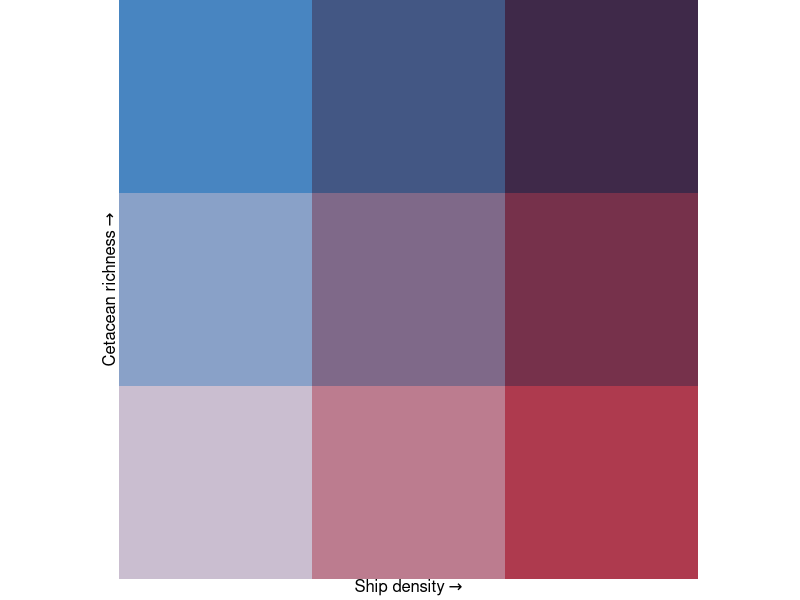

This figure's R source: (Note: this script raises an error after producing the figure.)
################################################################################
#                       Bivariate Choropleth Maps
################################################################################

#FMestre
#30-09-2024

#Load packages
library(data.table)
library(terra)
library(classInt)
library(patchwork)
library(ggplot2)
library(cowplot)
library(rnaturalearth)
library(rnaturalearthdata)

#Required functions

#adapted from:
#https://gist.github.com/scbrown86/2779137a9378df7b60afd23e0c45c188#file-bivarrasterplot-r

colmat <- function(nbreaks = 3, breakstyle = "quantile",
                   upperleft = "#0096EB", upperright = "#820050", 
                   bottomleft = "#BEBEBE", bottomright = "#FFE60F",
                   xlab = "x label", ylab = "y label", plotLeg = TRUE,
                   saveLeg = FALSE) {
  # Load required libraries
  library(terra)
  require(ggplot2)
  require(classInt)
  require(data.table)
  
  if (breakstyle == "sd") {
    warning("SD breaks style cannot be used.\nWill not always return the correct number of breaks.\nSee classInt::classIntervals() for details.\nResetting to quantile",
            call. = FALSE, immediate. = FALSE)
    breakstyle <- "quantile"
  }
  
  my.data <- seq(0, 1, .01)
  my.class <- classInt::classIntervals(my.data, n = nbreaks, style = breakstyle)
  my.pal.1 <- classInt::findColours(my.class, c(upperleft, bottomleft))
  my.pal.2 <- classInt::findColours(my.class, c(upperright, bottomright))
  
  col.matrix <- matrix(nrow = 101, ncol = 101, NA)
  
  for (i in 1:101) {
    my.col <- c(paste(my.pal.1[i]), paste(my.pal.2[i]))
    col.matrix[102 - i, ] <- classInt::findColours(my.class, my.col)
  }
  
  # Convert the matrix into a data.table for plotting
  col.matrix.dt <- as.data.table(as.data.frame(col.matrix))
  col.matrix.dt[, Y := .I]  # Create a Y column as row number
  
  # Melt the data.table to long format
  col.matrix.dt <- melt(col.matrix.dt, id.vars = "Y", variable.name = "X", value.name = "HEXCode")
  
  # Convert X to integer by removing the "V" from the column names
  col.matrix.dt[, X := as.integer(sub("V", "", X))]
  
  # Remove duplicates and reverse the Y column
  col.matrix.dt <- col.matrix.dt[!duplicated(HEXCode)]
  col.matrix.dt[, Y := rev(Y)]
  
  # Adjust X and Y for plotting
  col.matrix.dt[, `:=`(Y = rep(1:nbreaks, each = nbreaks), X = rep(1:nbreaks, times = nbreaks))]
  col.matrix.dt[, UID := .I]  # Create a UID column
  
  # Plot the legend if needed
  if (plotLeg) {
    p <- ggplot(col.matrix.dt, aes(X, Y, fill = HEXCode)) +
      geom_tile() +
      scale_fill_identity() +
      coord_equal(expand = FALSE) +
      theme_void() +
      theme(aspect.ratio = 1,
            axis.title = element_text(size = 12, colour = "black", hjust = 0.5, vjust = 1),
            axis.title.y = element_text(angle = 90, hjust = 0.5)) +
      xlab(bquote(.(xlab) ~  symbol("\256"))) +
      ylab(bquote(.(ylab) ~  symbol("\256")))
    
    print(p)
    assign("BivLegend", p, envir = .GlobalEnv)
  }
  
  # Save the legend if required
  if (saveLeg) {
    ggsave(filename = "bivLegend.pdf", plot = p, device = "pdf",
           path = "./", width = 4, height = 4, units = "in", dpi = 300)
  }
  
  seqs <- seq(0, 100, length.out = nbreaks + 1)
  seqs[1] <- 1
  col.matrix <- col.matrix[seqs, seqs]
  
  attr(col.matrix, "breakstyle") <- breakstyle
  attr(col.matrix, "nbreaks") <- nbreaks
  
  return(col.matrix)
}


bivariate.map <- function(rasterx, rastery, colourmatrix = col.matrix,
                          export.colour.matrix = TRUE,
                          outname = paste0("colMatrix_rasValues", names(rasterx))) {
  # Load required libraries
  require(terra)
  require(classInt)
  
  # Export colour matrix to a data.frame in the global environment if specified
  quanx <- values(rasterx)
  tempx <- data.frame(quanx = quanx, quantile = rep(NA, length(quanx)))
  brks <- with(tempx, classIntervals(quanx,
                                     n = attr(colourmatrix, "nbreaks"),
                                     style = attr(colourmatrix, "breakstyle"))$brks)
  
  # Add small noise to breaks
  brks[-1] <- brks[-1] + seq_along(brks[-1]) * .Machine$double.eps
  r1 <- within(tempx, quantile <- cut(quanx,
                                      breaks = brks,
                                      labels = 2:length(brks),
                                      include.lowest = TRUE))
  quantr <- data.frame(r1[, 2])
  
  quany <- values(rastery)
  tempy <- data.frame(quany = quany, quantile = rep(NA, length(quany)))
  brksy <- with(tempy, classIntervals(quany,
                                      n = attr(colourmatrix, "nbreaks"),
                                      style = attr(colourmatrix, "breakstyle"))$brks)
  
  brksy[-1] <- brksy[-1] + seq_along(brksy[-1]) * .Machine$double.eps
  r2 <- within(tempy, quantile <- cut(quany,
                                      breaks = brksy,
                                      labels = 2:length(brksy),
                                      include.lowest = TRUE))
  quantr2 <- data.frame(r2[, 2])
  
  as.numeric.factor <- function(x) {
    as.numeric(levels(x))[x]
  }
  
  col.matrix2 <- colourmatrix
  cn <- unique(colourmatrix)
  
  for (i in 1:length(col.matrix2)) {
    ifelse(is.na(col.matrix2[i]),
           col.matrix2[i] <- 1, 
           col.matrix2[i] <- which(col.matrix2[i] == cn)[1]
    )
  }
  
  # Export the colour matrix to data.frame in the global environment
  if (export.colour.matrix) {
    exportCols <- as.data.frame(cbind(
      as.vector(col.matrix2), 
      as.vector(colourmatrix), 
      t(col2rgb(as.vector(colourmatrix)))
    ))
    colnames(exportCols)[1:2] <- c("rasValue", "HEX")
    
    # Export to the global environment
    assign(
      x = outname,
      value = exportCols,
      pos = .GlobalEnv
    )
  }
  
  cols <- numeric(length(quantr[, 1]))
  
  for (i in 1:length(quantr[, 1])) {
    a <- as.numeric.factor(quantr[i, 1])
    b <- as.numeric.factor(quantr2[i, 1])
    cols[i] <- as.numeric(col.matrix2[b, a])
  }
  
  # Create a new raster from the modified values
  r <- rasterx
  values(r) <- cols  # Assign new values to raster
  
  return(r)
}

#Load world vector data
world <- ne_coastline(scale = "medium", returnclass = "sf")


################################################################################
################################################################################
# Cetaceans

# Create the colour matrix
col.matrix <- colmat(nbreaks = 3, breakstyle = "quantile",
                        xlab = "Ship density", ylab = "Cetacean richness", 
                        bottomright = "#4885C1", upperright = "#3F2949",
                        bottomleft = "#CABED0", upperleft = "#AE3A4E",
                        saveLeg = FALSE, plotLeg = TRUE)

# create the bivariate raster
all_ships_vs_cetaceans <- bivariate.map(rasterx = all_summed_resampled, rastery = cetaceans_sr_raster,
                           export.colour.matrix = FALSE,
                           colourmatrix = col.matrix)

# Convert to dataframe for plotting with ggplot
all_ships_vs_cetaceans <- setDT(as.data.frame(all_ships_vs_cetaceans, xy = TRUE))
colnames(all_ships_vs_cetaceans)[3] <- "BivValue"
all_ships_vs_cetaceans_2 <- melt(all_ships_vs_cetaceans, id.vars = c("x", "y"),
                    measure.vars = "BivValue",
                    value.name = "bivVal",
                    variable.name = "Variable")

# Create the map
map_all_ships_cetaceans <- ggplot() +  # Start with an empty ggplot
  geom_raster(data = all_ships_vs_cetaceans_2, aes(x = x, y = y, fill = bivVal)) +
  scale_fill_gradientn(colours = col.matrix, na.value = "transparent") + 
  # General theme adjustments
  theme_bw() +
  theme(text = element_text(size = 10, colour = "black")) +
  # Add world borders using geom_sf
  geom_sf(data = world, fill = NA, colour = "black", size = 0.4) +  # Outline continents only
  # Use coord_sf() to keep aspect ratio and avoid cropping the map
  coord_sf(xlim = c(-180, 180), ylim = c(-90, 90), expand = FALSE) +  # Set full limits for global view
  # Customize legend and background
  theme(legend.position = "none",
        plot.background = element_blank(),
        strip.text = element_text(size = 12, colour = "black"),
        axis.text.y = element_text(angle = 90, hjust = 0.5),
        axis.text = element_text(size = 12, colour = "black"),
        axis.title = element_text(size = 12, colour = "black")) +
  # Axis labels
  labs(x = "Longitude", y = "Latitude")

# Print the final map
map_all_ships_cetaceans

# Add the title directly to the main plot so it scales with zoom
cetaceans_ships_main_plot_with_title <- map_all_ships_cetaceans + 
  ggtitle("Ship density vs Cetacean Richness") + 
  theme(
    plot.title = element_text(
      size = 16,       # Adjust title font size
      face = "bold",   # Bold title
      hjust = 0.5      # Center the title
    )
  )

# Now, use cowplot to draw the legend in a fixed position aligned with the x-axis
final_plot_cet_ships <- ggdraw() +
  draw_plot(cetaceans_ships_main_plot_with_title) +  # Add the main plot with title
  draw_plot(
    BivLegend + theme(
      plot.background = element_rect(fill = "white", colour = NA),  # Background for the legend
      legend.title = element_text(size = 6),  # Adjust legend text size
      legend.text = element_text(size = 6)
    ), 
    x = 0.05,  # X position (left aligned)
    y = 0.15,  # Align the legend with the x-axis
    width = 0.25,  # Legend width
    height = 0.25  # Legend height
  )

# Show the final plot with a fixed legend and a title that stays visible
final_plot_cet_ships

################################################################################
################################################################################
# Sea Turtles

# Create the colour matrix
col.matrix2 <- colmat(nbreaks = 3, breakstyle = "quantile",
                     xlab = "Ship density", ylab = "Sea turtle richness", 
                     bottomright = "#4885C1", upperright = "#3F2949",
                     bottomleft = "#CABED0", upperleft = "#AE3A4E",
                     saveLeg = FALSE, plotLeg = TRUE)

# create the bivariate raster
all_ships_vs_turtles <- bivariate.map(rasterx = all_summed_resampled, rastery = testudines_sr_raster,
                                        export.colour.matrix = FALSE,
                                        colourmatrix = col.matrix2)

# Convert to dataframe for plotting with ggplot
all_ships_vs_turtles <- setDT(as.data.frame(all_ships_vs_turtles, xy = TRUE))
colnames(all_ships_vs_turtles)[3] <- "BivValue"
all_ships_vs_turtles_2 <- melt(all_ships_vs_turtles, id.vars = c("x", "y"),
                                 measure.vars = "BivValue",
                                 value.name = "bivVal",
                                 variable.name = "Variable")

# Create the map
map_all_ships_turtles <- ggplot() +  # Start with an empty ggplot
  geom_raster(data = all_ships_vs_turtles_2, aes(x = x, y = y, fill = bivVal)) +
  scale_fill_gradientn(colours = col.matrix2, na.value = "transparent") + 
  # General theme adjustments
  theme_bw() +
  theme(text = element_text(size = 10, colour = "black")) +
  # Add world borders using geom_sf
  geom_sf(data = world, fill = NA, colour = "black", size = 0.4) +  # Outline continents only
  # Use coord_sf() to keep aspect ratio and avoid cropping the map
  coord_sf(xlim = c(-180, 180), ylim = c(-90, 90), expand = FALSE) +  # Set full limits for global view
  # Customize legend and background
  theme(legend.position = "none",
        plot.background = element_blank(),
        strip.text = element_text(size = 12, colour = "black"),
        axis.text.y = element_text(angle = 90, hjust = 0.5),
        axis.text = element_text(size = 12, colour = "black"),
        axis.title = element_text(size = 12, colour = "black")) +
  # Axis labels
  labs(x = "Longitude", y = "Latitude")

# Print the final map
map_all_ships_turtles

# Add the title directly to the main plot so it scales with zoom
turtles_ships_main_plot_with_title <- map_all_ships_turtles + 
  ggtitle("Ship density vs Sea Turtle Richness") + 
  theme(
    plot.title = element_text(
      size = 16,       # Adjust title font size
      face = "bold",   # Bold title
      hjust = 0.5      # Center the title
    )
  )

# Now, use cowplot to draw the legend in a fixed position aligned with the x-axis
final_plot_turtles_ships <- ggdraw() +
  draw_plot(turtles_ships_main_plot_with_title) +  # Add the main plot with title
  draw_plot(
    BivLegend + theme(
      plot.background = element_rect(fill = "white", colour = NA),  # Background for the legend
      legend.title = element_text(size = 6),  # Adjust legend text size
      legend.text = element_text(size = 6)
    ), 
    x = 0.05,  # X position (left aligned)
    y = 0.15,  # Align the legend with the x-axis
    width = 0.25,  # Legend width
    height = 0.25  # Legend height
  )

# Show the final plot with a fixed legend and a title that stays visible
final_plot_turtles_ships
